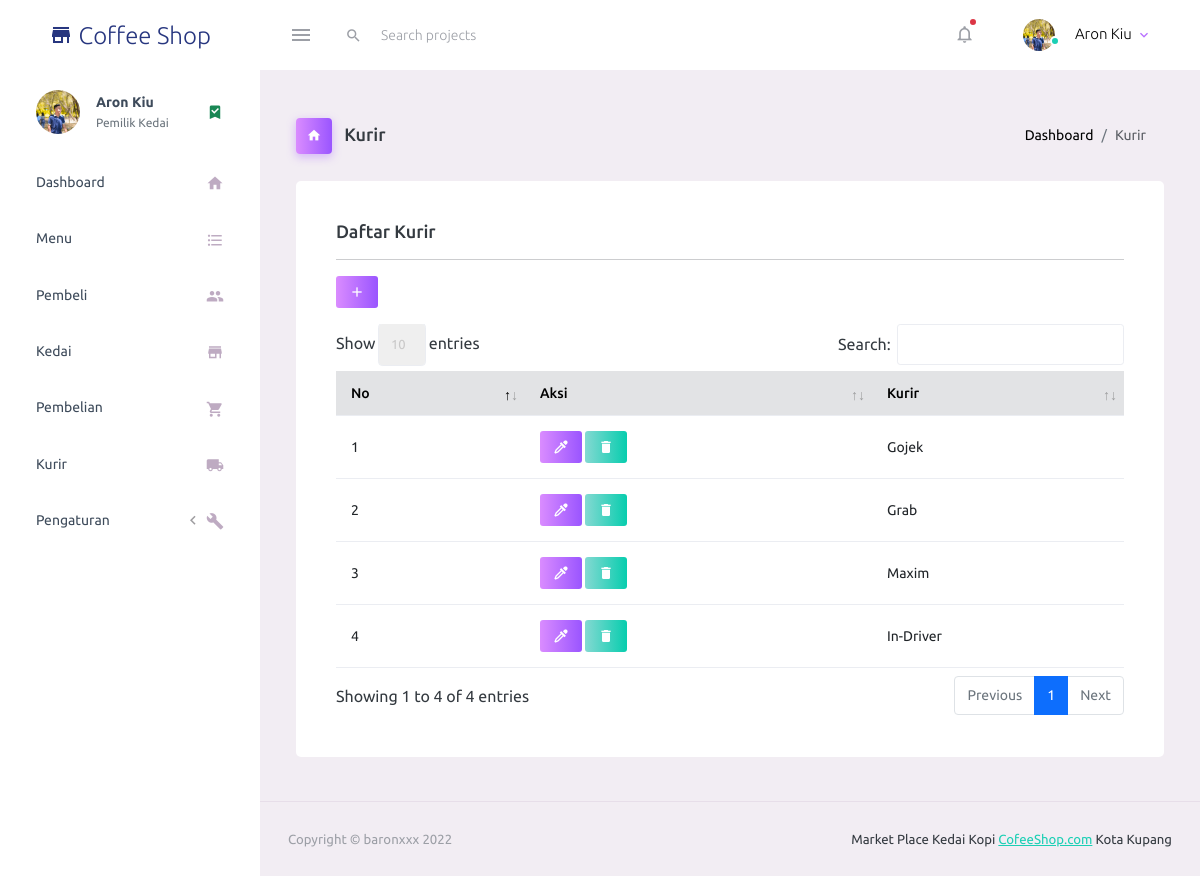
Page /pemilik/daftarKurir.php (signed in) on the committed database.
### tables this page shows
CREATE TABLE `kedai` (
  `id_kedai` int(11) NOT NULL,
  `nama_kedai` varchar(500) NOT NULL,
  `telepon_kedai` varchar(13) NOT NULL,
  `email_kedai` varchar(500) NOT NULL,
  `alamat_kedai` varchar(900) NOT NULL,
  `no_rekening` int(11) NOT NULL,
  `bank` varchar(500) NOT NULL,
  `rekening_atas_nama` varchar(500) NOT NULL,
  `logo_kedai` varchar(900) NOT NULL,
  `nama_pemilik` varchar(500) NOT NULL,
  `nik` int(18) NOT NULL,
  `tempat_lahir` varchar(100) NOT NULL,
  `tanggal_lahir` date NOT NULL,
  `jk` varchar(100) NOT NULL,
  `alamat_pemilik` text NOT NULL,
  `tanggal_daftar` varchar(500) NOT NULL,
  `email_pemilik` varchar(500) NOT NULL,
  `telepon_pemilik` int(13) NOT NULL,
  `username` varchar(500) NOT NULL,
  `password` varchar(500) NOT NULL,
  `foto_pemilik` varchar(500) NOT NULL
);

CREATE TABLE `kurir` (
  `id_kurir` int(11) NOT NULL,
  `jenis_kurir` varchar(300) NOT NULL
);

### pemilik/daftarKurir.php (the view, shortened to what this page needs)
<?php
include '../koneksi.php';
?>
<!DOCTYPE html>
<html lang="en">
<head>
    <link rel="stylesheet" href="../admin/assets/vendors/mdi/css/materialdesignicons.min.css">
    <link rel="stylesheet" href="../admin/assets/vendors/css/vendor.bundle.base.css">
    <link rel="stylesheet" href="../admin/assets/css/style.css">
    <link rel="stylesheet" href="../admin/plugins/datatables-bs4/css/dataTables.bootstrap4.min.css">
    <link rel="stylesheet" href="../admin/plugins/datatables-responsive/css/responsive.bootstrap4.min.css">
    <link rel="stylesheet" href="../admin/plugins/datatables-buttons/css/buttons.bootstrap4.min.css">
</head>
<body>
    <div class="container-scroller">
        <?php include 'navTop.php'; ?>
        <div class="container-fluid page-body-wrapper">
            <?php include 'navSide.php'; ?>
            <div class="main-panel">
                <div class="content-wrapper">
                    <div class="page-header">
                        <h3 class="page-title">
                            <span class="page-title-icon bg-gradient-primary text-white me-2">
                                <i class="mdi mdi-home"></i>
                            </span> Kurir
                        </h3>
                        <nav aria-label="breadcrumb">
                            <ol class="breadcrumb">
                                <li class="breadcrumb-item"><a href="index.php">Dashboard</a></li>
                                <li class="breadcrumb-item active" aria-current="page">Kurir</li>
                            </ol>
                        </nav>
                    </div>
                    <div class="card">
                        <div class="card-body">
                            <h4 class="card-title">Daftar Kurir</h4>
                            <hr>
                            <a href="" class="btn btn-sm btn-gradient-primary mb-3" data-toggle="modal" data-target="#ModalTambah"><i class="mdi mdi-plus"></i></a>
                            <div class="table-responsive">
                                <table id="example1" class="table table-hover">
                                    <thead class="table-secondary">
                                        <tr>
                                            <th>No</th>
                                            <th>Aksi</th>
                                            <th>Kurir</th>
                                        </tr>
                                    </thead>
                                    <tbody>
                                        <?php $nomor = 1; ?>
                                        <?php $ambil = $koneksi->query("SELECT * FROM kurir"); ?>
                                        <?php while ($pecah = $ambil->fetch_assoc()) { ?>
                                            <tr>
                                                <td><?php echo $nomor; ?></td>
                                                <td>
                                                    <a href="" class="btn btn-sm btn-gradient-primary" data-toggle="modal" data-target="#ModalUbah<?php echo $pecah['id_kurir']; ?>" title="Ubah"><i class="mdi mdi-eyedropper"></i></a>
                                                    <a href="hapusKurir.php?id=<?php echo $pecah['id_kurir']; ?>" onclick="return confirm('Anda yakin ingin menghapus data ini?')" class="btn btn-sm btn-gradient-success" title="Hapus"><i class="mdi mdi-delete"></i></a>
                                                </td>
                                                <td><?php echo $pecah['jenis_kurir']; ?></td>
                                            </tr>
                                            <?php $nomor++; ?>
                                        <?php } ?>
                                    </tbody>
                                </table>
                            </div>
                        </div>
                    </div>
                </div>
                <?php include 'footer.php'; ?>
            </div>
        </div>
    </div>
</body>
</html>

### pemilik/navTop.php (shortened to what this page needs)
<nav class="navbar default-layout-navbar col-lg-12 col-12 p-0 fixed-top d-flex flex-row">
    <div class="text-center navbar-brand-wrapper d-flex align-items-center justify-content-center">
        <a class="navbar-brand brand-logo" href="index.php"><i class="mdi mdi-store"></i>&nbsp;Coffee Shop</a>
    </div>
    <div class="navbar-menu-wrapper d-flex align-items-stretch">
        <button class="navbar-toggler navbar-toggler align-self-center" type="button" data-toggle="minimize">
            <span class="mdi mdi-menu"></span>
        </button>
        <div class="search-field d-none d-md-block">
            <form class="d-flex align-items-center h-100" action="#">
                <div class="input-group">
                    <div class="input-group-prepend bg-transparent">
                        <i class="input-group-text border-0 mdi mdi-magnify"></i>
                    </div>
                    <input type="text" class="form-control bg-transparent border-0" placeholder="Search projects">
                </div>
            </form>
        </div>
        <ul class="navbar-nav navbar-nav-right">
            <li class="nav-item dropdown">
                <a class="nav-link count-indicator dropdown-toggle" id="messageDropdown" href="#" data-bs-toggle="dropdown" aria-expanded="false">
                    <i class="mdi mdi-bell-outline"></i>
                    <span class="count-symbol bg-danger"></span>
                </a>
            </li>
            <li class="nav-item nav-profile dropdown">
                <?php
                $id_kedai = $_SESSION["pemilik"]["id_kedai"];
                $ambil = $koneksi->query("SELECT * FROM kedai WHERE id_kedai ='$id_kedai'");
                $pecah = $ambil->fetch_assoc();
                ?>
                <a class="nav-link dropdown-toggle" id="profileDropdown" href="#" data-bs-toggle="dropdown" aria-expanded="false">
                    <div class="nav-profile-img">
                        <img src="../foto_pemilik/<?php echo $pecah["foto_pemilik"]; ?>" alt="image">
                        <span class="availability-status online"></span>
                    </div>
                    <div class="nav-profile-text">
                        <p class="mb-1 text-black"><?php echo $_SESSION['pemilik']['nama_pemilik']; ?></p>
                    </div>
                </a>
            </li>
        </ul>
    </div>
</nav>

### pemilik/navSide.php (shortened to what this page needs)
<nav class="sidebar sidebar-offcanvas" id="sidebar">
    <ul class="nav">
        <li class="nav-item nav-profile">
            <a href="#" class="nav-link">
                <div class="nav-profile-image">
                    <?php
                    $id_kedai = $_SESSION["pemilik"]["id_kedai"];
                    $ambil = $koneksi->query("SELECT * FROM kedai WHERE id_kedai ='$id_kedai'");
                    $pecah = $ambil->fetch_assoc();
                    ?>
                    <img src="../foto_pemilik/<?php echo $pecah["foto_pemilik"]; ?>" alt="profile">
                </div>
                <div class="nav-profile-text d-flex flex-column">
                    <span class="font-weight-bold mb-2"><?php echo $_SESSION['pemilik']['nama_pemilik']; ?></span>
                    <span class="text-secondary text-small">Pemilik Kedai</span>
                </div>
                <i class="mdi mdi-bookmark-check text-success nav-profile-badge"></i>
            </a>
        </li>
        <li class="nav-item">
            <a class="nav-link" href="index.php">
                <span class="menu-title">Dashboard</span>
                <i class="mdi mdi-home menu-icon"></i>
            </a>
        </li>
        <li class="nav-item">
            <a class="nav-link" href="daftarMenu.php">
                <span class="menu-title">Menu</span>
                <i class="mdi mdi-format-list-bulleted menu-icon"></i>
            </a>
        </li>
        <li class="nav-item">
            <a class="nav-link" href="daftarPembeli.php">
                <span class="menu-title">Pembeli</span>
                <i class="mdi mdi-account-multiple menu-icon"></i>
            </a>
        </li>
        <li class="nav-item">
            <a class="nav-link" href="daftarKedai.php">
                <span class="menu-title">Kedai</span>
                <i class="mdi mdi-store menu-icon"></i>
            </a>
        </li>
        <li class="nav-item">
            <a class="nav-link" href="daftarPembelian.php">
                <span class="menu-title">Pembelian</span>
                <i class="mdi mdi-cart menu-icon"></i>
            </a>
        </li>
        <li class="nav-item">
            <a class="nav-link" href="daftarKurir.php">
                <span class="menu-title">Kurir</span>
                <i class="mdi mdi-truck menu-icon"></i>
            </a>
        </li>
        <li class="nav-item">
            <a class="nav-link" data-bs-toggle="collapse" href="#general-pages" aria-expanded="false" aria-controls="general-pages">
                <span class="menu-title">Pengaturan</span>
                <i class="menu-arrow"></i>
                <i class="mdi mdi mdi-wrench menu-icon"></i>
            </a>
        </li>
    </ul>
</nav>

### pemilik/daftarKurir.php (style rules this page uses)
nav .breadcrumb .breadcrumb-item a { text-decoration: none !important; color: #000; }

### rows in the picture
kedai: foto_pemilik (picture)
kurir: jenis_kurir "Gojek"
kurir: jenis_kurir "Grab"
kurir: jenis_kurir "Maxim"
kurir: jenis_kurir "In-Driver"

### other values in the picture
$_SESSION['pemilik']['nama_pemilik'] "Aron Kiu"
